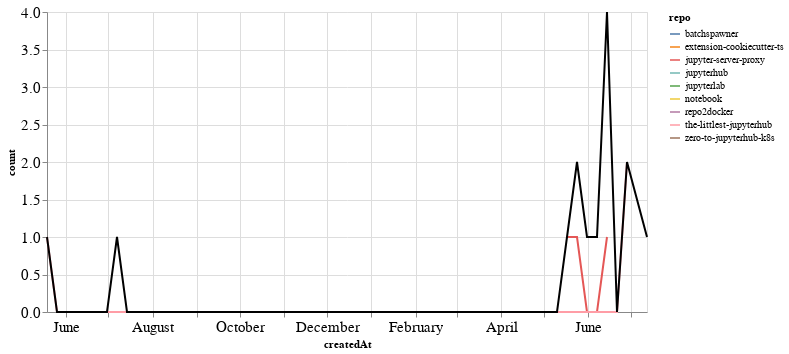

The cell this chart's notebook holds for it:
### Markdown cell above
## PRs

### Code cell
prs_time = prs.groupby('repo').resample('W', on='createdAt').count()['author'].reset_index()
prs_time = prs_time.rename(columns={'author': 'count'})
prs_time_total = prs_time.groupby('createdAt').agg({"count": "sum"}).reset_index()

ch1 = alt.Chart(prs_time, width=600).mark_line().encode(
    x='createdAt',
    y='count',
    color='repo',
    tooltip="repo"
)

ch2 = alt.Chart(prs_time_total, width=600).mark_line(color="black").encode(
    x='createdAt',
    y='count',
)

ch1 + ch2

### Figure 1 — Vega-Lite specification as saved in the notebook (floating-point values rounded to 4 significant figures)
{"config": {"axisLeft": {"labelFontSize": 15}, "axisBottom": {"labelFontSize": 15}}, "layer": [{"data": {"name": "data-0bdb7def2936149d48488a739522a0fc"}, "mark": "line", "encoding": {"color": {"type": "nominal", "field": "repo"}, "tooltip": {"type": "nominal", "field": "repo"}, "x": {"type": "temporal", "field": "createdAt"}, "y": {"type": "quantitative", "field": "count"}}, "width": 600}, {"data": {"name": "data-4dab9a7db5cefb2ba56232cb3c7d9c42"}, "mark": {"type": "line", "color": "black"}, "encoding": {"x": {"type": "temporal", "field": "createdAt"}, "y": {"type": "quantitative", "field": "count"}}, "width": 600}], "$schema": "https://vega.github.io/schema/vega-lite/v4.8.1.json", "datasets": {"data-0bdb7def2936149d48488a739522a0fc": [{"repo": "batchspawner", "createdAt": "2020-06-07T00:00:00", "count": 1}, {"repo": "extension-cookiecutter-ts", "createdAt": "2020-05-24T00:00:00", "count": 1}, {"repo": "jupyter-server-proxy", "createdAt": "2020-05-17T00:00:00", "count": 1}, {"repo": "jupyter-server-proxy", "createdAt": "2020-05-24T00:00:00", "count": 1}, {"repo": "jupyter-server-proxy", "createdAt": "2020-05-31T00:00:00", "count": 0}, {"repo": "jupyter-server-proxy", "createdAt": "2020-06-07T00:00:00", "count": 0}, {"repo": "jupyter-server-proxy", "createdAt": "2020-06-14T00:00:00", "count": 1}, {"repo": "jupyterhub", "createdAt": "2020-07-12T00:00:00", "count": 1}, {"repo": "jupyterlab", "createdAt": "2020-05-31T00:00:00", "count": 1}, {"repo": "notebook", "createdAt": "2019-07-07T00:00:00", "count": 1}, {"repo": "repo2docker", "createdAt": "2020-06-14T00:00:00", "count": 1}, {"repo": "the-littlest-jupyterhub", "createdAt": "2019-05-19T00:00:00", "count": 1}, {"repo": "the-littlest-jupyterhub", "createdAt": "2019-05-26T00:00:00", "count": 0}, {"repo": "the-littlest-jupyterhub", "createdAt": "2019-06-02T00:00:00", "count": 0}, {"repo": "the-littlest-jupyterhub", "createdAt": "2019-06-09T00:00:00", "count": 0}, {"repo": "the-littlest-jupyterhub", "createdAt": "2019-06-16T00:00:00", "count": 0}, {"repo": "the-littlest-jupyterhub", "createdAt": "2019-06-23T00:00:00", "count": 0}, {"repo": "the-littlest-jupyterhub", "createdAt": "2019-06-30T00:00:00", "count": 0}, {"repo": "the-littlest-jupyterhub", "createdAt": "2019-07-07T00:00:00", "count": 0}, {"repo": "the-littlest-jupyterhub", "createdAt": "2019-07-14T00:00:00", "count": 0}, {"repo": "the-littlest-jupyterhub", "createdAt": "2019-07-21T00:00:00", "count": 0}, {"repo": "the-littlest-jupyterhub", "createdAt": "2019-07-28T00:00:00", "count": 0}, {"repo": "the-littlest-jupyterhub", "createdAt": "2019-08-04T00:00:00", "count": 0}, {"repo": "the-littlest-jupyterhub", "createdAt": "2019-08-11T00:00:00", "count": 0}, {"repo": "the-littlest-jupyterhub", "createdAt": "2019-08-18T00:00:00", "count": 0}, {"repo": "the-littlest-jupyterhub", "createdAt": "2019-08-25T00:00:00", "count": 0}, {"repo": "the-littlest-jupyterhub", "createdAt": "2019-09-01T00:00:00", "count": 0}, {"repo": "the-littlest-jupyterhub", "createdAt": "2019-09-08T00:00:00", "count": 0}, {"repo": "the-littlest-jupyterhub", "createdAt": "2019-09-15T00:00:00", "count": 0}, {"repo": "the-littlest-jupyterhub", "createdAt": "2019-09-22T00:00:00", "count": 0}, {"repo": "the-littlest-jupyterhub", "createdAt": "2019-09-29T00:00:00", "count": 0}, {"repo": "the-littlest-jupyterhub", "createdAt": "2019-10-06T00:00:00", "count": 0}, {"repo": "the-littlest-jupyterhub", "createdAt": "2019-10-13T00:00:00", "count": 0}, {"repo": "the-littlest-jupyterhub", "createdAt": "2019-10-20T00:00:00", "count": 0}, {"repo": "the-littlest-jupyterhub", "createdAt": "2019-10-27T00:00:00", "count": 0}, {"repo": "the-littlest-jupyterhub", "createdAt": "2019-11-03T00:00:00", "count": 0}, {"repo": "the-littlest-jupyterhub", "createdAt": "2019-11-10T00:00:00", "count": 0}, {"repo": "the-littlest-jupyterhub", "createdAt": "2019-11-17T00:00:00", "count": 0}, {"repo": "the-littlest-jupyterhub", "createdAt": "2019-11-24T00:00:00", "count": 0}, {"repo": "the-littlest-jupyterhub", "createdAt": "2019-12-01T00:00:00", "count": 0}, {"repo": "the-littlest-jupyterhub", "createdAt": "2019-12-08T00:00:00", "count": 0}, {"repo": "the-littlest-jupyterhub", "createdAt": "2019-12-15T00:00:00", "count": 0}, {"repo": "the-littlest-jupyterhub", "createdAt": "2019-12-22T00:00:00", "count": 0}, {"repo": "the-littlest-jupyterhub", "createdAt": "2019-12-29T00:00:00", "count": 0}, {"repo": "the-littlest-jupyterhub", "createdAt": "2020-01-05T00:00:00", "count": 0}, {"repo": "the-littlest-jupyterhub", "createdAt": "2020-01-12T00:00:00", "count": 0}, {"repo": "the-littlest-jupyterhub", "createdAt": "2020-01-19T00:00:00", "count": 0}, {"repo": "the-littlest-jupyterhub", "createdAt": "2020-01-26T00:00:00", "count": 0}, {"repo": "the-littlest-jupyterhub", "createdAt": "2020-02-02T00:00:00", "count": 0}, {"repo": "the-littlest-jupyterhub", "createdAt": "2020-02-09T00:00:00", "count": 0}, {"repo": "the-littlest-jupyterhub", "createdAt": "2020-02-16T00:00:00", "count": 0}, {"repo": "the-littlest-jupyterhub", "createdAt": "2020-02-23T00:00:00", "count": 0}, {"repo": "the-littlest-jupyterhub", "createdAt": "2020-03-01T00:00:00", "count": 0}, {"repo": "the-littlest-jupyterhub", "createdAt": "2020-03-08T00:00:00", "count": 0}, {"repo": "the-littlest-jupyterhub", "createdAt": "2020-03-15T00:00:00", "count": 0}, {"repo": "the-littlest-jupyterhub", "createdAt": "2020-03-22T00:00:00", "count": 0}, {"repo": "the-littlest-jupyterhub", "createdAt": "2020-03-29T00:00:00", "count": 0}, {"repo": "the-littlest-jupyterhub", "createdAt": "2020-04-05T00:00:00", "count": 0}, {"repo": "the-littlest-jupyterhub", "createdAt": "2020-04-12T00:00:00", "count": 0}, {"repo": "the-littlest-jupyterhub", "createdAt": "2020-04-19T00:00:00", "count": 0}, {"repo": "the-littlest-jupyterhub", "createdAt": "2020-04-26T00:00:00", "count": 0}, {"repo": "the-littlest-jupyterhub", "createdAt": "2020-05-03T00:00:00", "count": 0}, {"repo": "the-littlest-jupyterhub", "createdAt": "2020-05-10T00:00:00", "count": 0}, {"repo": "the-littlest-jupyterhub", "createdAt": "2020-05-17T00:00:00", "count": 0}, {"repo": "the-littlest-jupyterhub", "createdAt": "2020-05-24T00:00:00", "count": 0}, {"repo": "the-littlest-jupyterhub", "createdAt": "2020-05-31T00:00:00", "count": 0}, {"repo": "the-littlest-jupyterhub", "createdAt": "2020-06-07T00:00:00", "count": 0}, {"repo": "the-littlest-jupyterhub", "createdAt": "2020-06-14T00:00:00", "count": 0}, {"repo": "the-littlest-jupyterhub", "createdAt": "2020-06-21T00:00:00", "count": 0}, {"repo": "the-littlest-jupyterhub", "createdAt": "2020-06-28T00:00:00", "count": 2}, {"repo": "zero-to-jupyterhub-k8s", "createdAt": "2020-06-14T00:00:00", "count": 2}], "data-4dab9a7db5cefb2ba56232cb3c7d9c42": [{"createdAt": "2019-05-19T00:00:00", "count": 1}, {"createdAt": "2019-05-26T00:00:00", "count": 0}, {"createdAt": "2019-06-02T00:00:00", "count": 0}, {"createdAt": "2019-06-09T00:00:00", "count": 0}, {"createdAt": "2019-06-16T00:00:00", "count": 0}, {"createdAt": "2019-06-23T00:00:00", "count": 0}, {"createdAt": "2019-06-30T00:00:00", "count": 0}, {"createdAt": "2019-07-07T00:00:00", "count": 1}, {"createdAt": "2019-07-14T00:00:00", "count": 0}, {"createdAt": "2019-07-21T00:00:00", "count": 0}, {"createdAt": "2019-07-28T00:00:00", "count": 0}, {"createdAt": "2019-08-04T00:00:00", "count": 0}, {"createdAt": "2019-08-11T00:00:00", "count": 0}, {"createdAt": "2019-08-18T00:00:00", "count": 0}, {"createdAt": "2019-08-25T00:00:00", "count": 0}, {"createdAt": "2019-09-01T00:00:00", "count": 0}, {"createdAt": "2019-09-08T00:00:00", "count": 0}, {"createdAt": "2019-09-15T00:00:00", "count": 0}, {"createdAt": "2019-09-22T00:00:00", "count": 0}, {"createdAt": "2019-09-29T00:00:00", "count": 0}, {"createdAt": "2019-10-06T00:00:00", "count": 0}, {"createdAt": "2019-10-13T00:00:00", "count": 0}, {"createdAt": "2019-10-20T00:00:00", "count": 0}, {"createdAt": "2019-10-27T00:00:00", "count": 0}, {"createdAt": "2019-11-03T00:00:00", "count": 0}, {"createdAt": "2019-11-10T00:00:00", "count": 0}, {"createdAt": "2019-11-17T00:00:00", "count": 0}, {"createdAt": "2019-11-24T00:00:00", "count": 0}, {"createdAt": "2019-12-01T00:00:00", "count": 0}, {"createdAt": "2019-12-08T00:00:00", "count": 0}, {"createdAt": "2019-12-15T00:00:00", "count": 0}, {"createdAt": "2019-12-22T00:00:00", "count": 0}, {"createdAt": "2019-12-29T00:00:00", "count": 0}, {"createdAt": "2020-01-05T00:00:00", "count": 0}, {"createdAt": "2020-01-12T00:00:00", "count": 0}, {"createdAt": "2020-01-19T00:00:00", "count": 0}, {"createdAt": "2020-01-26T00:00:00", "count": 0}, {"createdAt": "2020-02-02T00:00:00", "count": 0}, {"createdAt": "2020-02-09T00:00:00", "count": 0}, {"createdAt": "2020-02-16T00:00:00", "count": 0}, {"createdAt": "2020-02-23T00:00:00", "count": 0}, {"createdAt": "2020-03-01T00:00:00", "count": 0}, {"createdAt": "2020-03-08T00:00:00", "count": 0}, {"createdAt": "2020-03-15T00:00:00", "count": 0}, {"createdAt": "2020-03-22T00:00:00", "count": 0}, {"createdAt": "2020-03-29T00:00:00", "count": 0}, {"createdAt": "2020-04-05T00:00:00", "count": 0}, {"createdAt": "2020-04-12T00:00:00", "count": 0}, {"createdAt": "2020-04-19T00:00:00", "count": 0}, {"createdAt": "2020-04-26T00:00:00", "count": 0}, {"createdAt": "2020-05-03T00:00:00", "count": 0}, {"createdAt": "2020-05-10T00:00:00", "count": 0}, {"createdAt": "2020-05-17T00:00:00", "count": 1}, {"createdAt": "2020-05-24T00:00:00", "count": 2}, {"createdAt": "2020-05-31T00:00:00", "count": 1}, {"createdAt": "2020-06-07T00:00:00", "count": 1}, {"createdAt": "2020-06-14T00:00:00", "count": 4}, {"createdAt": "2020-06-21T00:00:00", "count": 0}, {"createdAt": "2020-06-28T00:00:00", "count": 2}, {"createdAt": "2020-07-12T00:00:00", "count": 1}]}}
